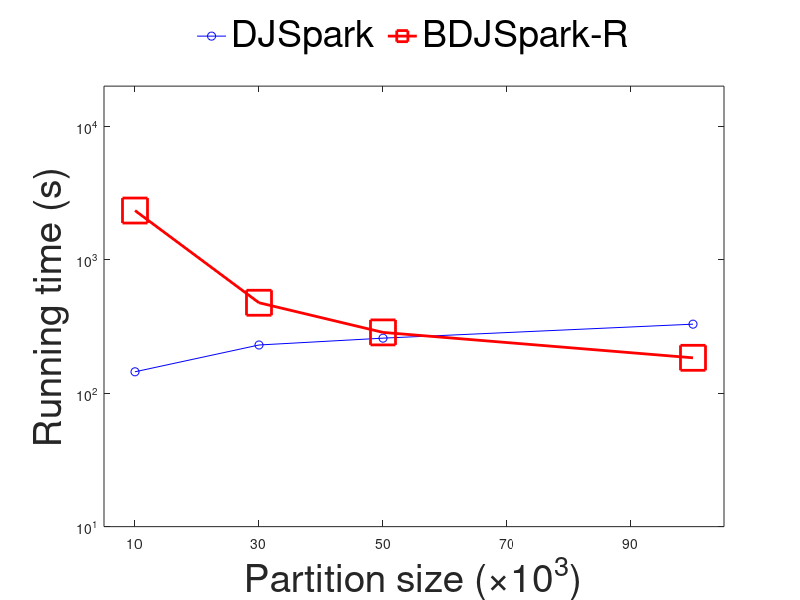

Recreate this plot in MATLAB.
% Create some data
part_size = [10 30 50 100];
%osm
RTree = [129.899 208.237 241.139 383.545];
SJMR = [144.673 229.702 258.492 329.088];
NLRTree = [2337.408 476.146 285.487 184.15];
%gaussian
% RTree = [59.077 46.379 42.740 41.697];
% SJMR = [77.764 58.393 60.590 52.253];
% NLRTree = [2002.991 320.414 174.644 91.945];

set(gca,'Visible','on','Units','normalized');
set(gca,'Units','normalized','FontSize',30);
box('on');
semilogy(part_size,SJMR,'-ob',part_size,NLRTree,'-rs','LineWidth', 2, 'MarkerSize', 18);
hold on;

xlim([5 105])
ylim([10 20000])
set(gca, 'XTick', 10:20:100, 'XMinorTick', 'off')
set(gca, 'YTick', [1 10 100 1000 10000], 'YMinorTick', 'off')

xlabel('Partition size (\times10^3)','FontSize',28)
ylabel('Running time (s)','FontSize',28)

h=legend('DJSpark','BDJSpark-R');
set(h,'Interpreter','tex','Location','NorthOutside','FontSize',27,'Orientation','Horizontal','Box','off' );

print -depsc2 osm_disj_partsize